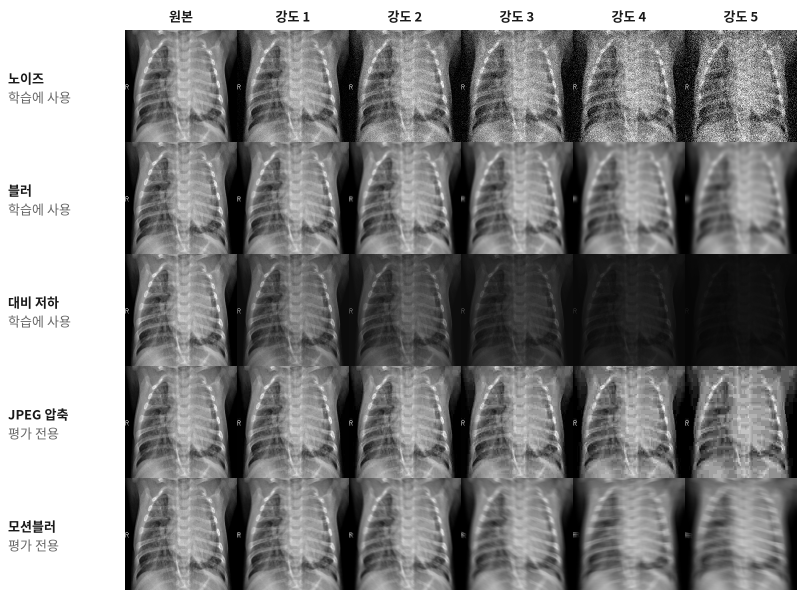
#> input picture improved/report/degrade_examples.png, 1594 x 1180 px, given as the content of the folder data/input/train/NORMAL, which was not available (shown at 1/2 size)
$ python data_stats.py   (older library calls are emulated)
#> lines starting #> are read from the running program, lines starting #| are printed output that depends on the picture
### improved/degrade.py
"""
degrade.py — 흉부 X-ray 열화(corruption) 함수 모음 + 벤치마크 정의

모든 함수 입력/출력: uint8 grayscale 또는 RGB numpy 배열 (H, W) 또는 (H, W, 3), 값 범위 0~255.
severity: 1(약) ~ 5(강). 0이면 원본 그대로 반환.

사용:
    from degrade import degrade, CORRUPTIONS, TRAIN_CORRUPTIONS, HOLDOUT_CORRUPTIONS
    img_bad = degrade(img, "gaussian_noise", severity=3)

설계 원칙
- TRAIN_CORRUPTIONS: 학습 증강에 써도 되는 열화
- HOLDOUT_CORRUPTIONS: 학습에 절대 쓰지 않고 평가에만 쓰는 열화 ("본 적 없는 열화" 일반화 측정)
"""
import numpy as np
import cv2

# ---------------------------------------------------------------------------
# 강도 테이블 (1~5). 값은 X-ray 150~224px 입력 기준으로 보정. 필요하면 조정.
# ---------------------------------------------------------------------------
_NOISE_SIGMA   = [0, 8, 16, 24, 36, 50]        # 가우시안 노이즈 표준편차 (0~255 스케일)
_BLUR_SIGMA    = [0, 0.6, 1.0, 1.5, 2.2, 3.0]  # 가우시안 블러 sigma (px)
_CONTRAST_F    = [1.0, 0.75, 0.55, 0.40, 0.28, 0.18]  # 대비 배율 (1 = 원본)
_GAMMA         = [1.0, 1.4, 1.8, 2.3, 2.9, 3.6]       # 감마 (>1 → 어두워짐, 저노출 흉내)
_JPEG_Q        = [100, 40, 25, 15, 10, 6]      # JPEG 품질
_MOTION_K      = [1, 3, 5, 9, 13, 17]          # 모션 블러 커널 길이 (px)


def _to_float(img):
    return img.astype(np.float32)


def _to_uint8(x):
    return np.clip(np.rint(x), 0, 255).astype(np.uint8)


def _rng(rng):
    # rng 미지정 시 전역 np.random 상태에서 파생 → np.random.seed() 로 평가 재현 가능
    return rng if rng is not None else np.random.default_rng(np.random.randint(2**31 - 1))


def gaussian_noise(img, s, rng=None):
    """저선량 촬영 시 양자 노이즈 근사."""
    rng = _rng(rng)
    noise = rng.normal(0.0, _NOISE_SIGMA[s], size=img.shape)
    return _to_uint8(_to_float(img) + noise)


def gaussian_blur(img, s, rng=None):
    """초점/미세 움직임에 의한 흐림."""
    sigma = _BLUR_SIGMA[s]
    if sigma <= 0:
        return img.copy()
    k = int(2 * round(3 * sigma) + 1)
    return cv2.GaussianBlur(img, (k, k), sigmaX=sigma, sigmaY=sigma)


def contrast(img, s, rng=None):
    """대비 저하 + 감마로 노출 차이 흉내 (장비·설정 편차)."""
    x = _to_float(img) / 255.0
    mean = x.mean()
    x = (x - mean) * _CONTRAST_F[s] + mean          # 대비 축소
    x = np.clip(x, 0, 1) ** _GAMMA[s]               # 감마 (어둡게)
    return _to_uint8(x * 255.0)


# [12 lines left out: function jpeg, not called in this run]


def motion_blur(img, s, rng=None):
    """방향성 모션 블러 (호흡/움직임). (홀드아웃)"""
    k = _MOTION_K[s]
    if k <= 1:
        return img.copy()
    kernel = np.zeros((k, k), dtype=np.float32)
    kernel[k // 2, :] = 1.0                          # 가로 방향
    angle = _rng(rng).uniform(-30, 30)               # 약간 랜덤 각도
    M = cv2.getRotationMatrix2D((k / 2 - 0.5, k / 2 - 0.5), angle, 1.0)
    kernel = cv2.warpAffine(kernel, M, (k, k))
    kernel /= kernel.sum() + 1e-8
    return cv2.filter2D(img, -1, kernel)


# ---------------------------------------------------------------------------
# 레지스트리
# ---------------------------------------------------------------------------
CORRUPTIONS = {
    "gaussian_noise": gaussian_noise,
    "gaussian_blur":  gaussian_blur,
    "contrast":       contrast,
    "jpeg":           jpeg,
    "motion_blur":    motion_blur,
}

TRAIN_CORRUPTIONS   = ["gaussian_noise", "gaussian_blur", "contrast"]
HOLDOUT_CORRUPTIONS = ["jpeg", "motion_blur"]
SEVERITIES          = [1, 2, 3, 4, 5]

assert set(TRAIN_CORRUPTIONS) | set(HOLDOUT_CORRUPTIONS) == set(CORRUPTIONS)
assert not set(TRAIN_CORRUPTIONS) & set(HOLDOUT_CORRUPTIONS)


# ---------------------------------------------------------------------------
# 추가 평가 전용 열화 (2026-11-26) — 학습 증강에는 절대 쓰지 않는다.
# "처음 보는 열화" 를 2종(JPEG·모션블러)에서 7종으로 늘려 일반화를 더 넓게 본다.
# 종류와 강도 값은 ImageNet-C (Hendrycks & Dietterich, ICLR 2019) 의 정의를 따르되
# 150px 입력에 맞춰 블러 반경만 줄였다. CORRUPTIONS 레지스트리와는 분리 → 기존 평가 결과는 그대로.
# ---------------------------------------------------------------------------
_SPECKLE_SIGMA = [0, 0.15, 0.20, 0.35, 0.45, 0.60]   # 곱셈 노이즈 표준편차 (ImageNet-C 값)
_SHOT_C        = [0, 60, 25, 12, 5, 3]               # 포아송 노이즈 광자 수 스케일 (ImageNet-C 값, 작을수록 강함)
_DEFOCUS_R     = [0, 1.0, 1.5, 2.5, 3.5, 5.0]        # 초점 흐림 원판 반경 (px)
_PIXELATE_F    = [1.0, 0.6, 0.5, 0.4, 0.3, 0.25]     # 해상도 축소 비율 (ImageNet-C 값)
_BRIGHT_ADD    = [0, 0.1, 0.2, 0.3, 0.4, 0.5]        # 밝기 증가량 (0~1 스케일, ImageNet-C 값) — 과다 노출


# [27 lines left out: functions speckle_noise, shot_noise, defocus_blur, pixelate, not called in this run]


def brightness(img, s, rng=None):
    """전체를 밝게 (과다 노출). 학습에 쓴 contrast 열화는 어둡게 만드는 방향이라 반대다."""
    return _to_uint8(_to_float(img) + _BRIGHT_ADD[s] * 255.0)


EXTRA_CORRUPTIONS = {
    "speckle_noise": speckle_noise,
    "shot_noise":    shot_noise,
    "defocus_blur":  defocus_blur,
    "pixelate":      pixelate,
    "brightness":    brightness,
}
assert not set(EXTRA_CORRUPTIONS) & set(CORRUPTIONS)


def degrade_extra(img, name, severity, rng=None):
    return img.copy() if severity == 0 else EXTRA_CORRUPTIONS[name](img, severity, rng=rng)


def degrade(img, name, severity, rng=None):
    """단일 열화 적용. severity 0 → 원본 복사. rng 를 주면 노이즈·모션 각도가 결정적."""
    if severity == 0:
        return img.copy()
    if name not in CORRUPTIONS:
        raise KeyError(f"unknown corruption: {name}")
    if not 1 <= severity <= 5:
        raise ValueError("severity must be 0..5")
    return CORRUPTIONS[name](img, severity, rng=rng)


_SEV_WEIGHTS = np.array([0.35, 0.30, 0.20, 0.15])   # severity 1,2,3,4 샘플링 비율


# [36 lines left out: functions random_train_degrade, apply_clahe, not called in this run]


# [22 lines that do not run on import are left out]

### improved/data_stats.py
"""
data_stats.py — 열화 강도표의 근거: 데이터셋 안에 자연적으로 존재하는 노이즈·대비 범위 측정

질문: "노이즈 σ=50, 대비 0.18 같은 강도 값은 자의적이지 않은가?"
답: Kaggle 영상 자체의 노이즈 수준과 대비 분포를 재서, 각 강도가 그 분포의 어디에 놓이는지 보인다.
   강도 1~2 가 데이터 내 하위 5~1% 영상 수준이면 "현실에 있는 열화", 3~5 는 "그보다 심한 조건" 으로 정당화.

측정 지표 (영상별, 224px 리사이즈 후)
  noise_sigma : Immerkær (1996) 빠른 노이즈 분산 추정 — 라플라시안 커널 응답의 평균 절대값 기반
  rms_contrast: 픽셀 표준편차 / 255
  mean_bright : 평균 밝기 / 255
  sharpness   : 라플라시안 분산 (블러 지표, 클수록 선명)

사용:
  python data_stats.py --data data/input --out results/data_stats
"""
import argparse, csv, os
import numpy as np
import cv2

from degrade import degrade, SEVERITIES

_LAP = np.array([[1, -2, 1], [-2, 4, -2], [1, -2, 1]], dtype=np.float32)


def noise_sigma(g):
    h, w = g.shape
    r = cv2.filter2D(g.astype(np.float32), -1, _LAP, borderType=cv2.BORDER_REFLECT)
    return float(np.sqrt(np.pi / 2) * np.abs(r).sum() / (6.0 * (w - 2) * (h - 2)))


def stats(g):
    return {"noise_sigma": noise_sigma(g), "rms_contrast": float(g.std() / 255.0),
            "mean_bright": float(g.mean() / 255.0),
            "sharpness": float(cv2.Laplacian(g, cv2.CV_32F).var())}


def main():
    ap = argparse.ArgumentParser()
    ap.add_argument("--data", default="data/input")
    ap.add_argument("--out", default="results/data_stats")
    ap.add_argument("--img-size", type=int, default=224)
    ap.add_argument("--max-per-class", type=int, default=2000)
    a = ap.parse_args()
    os.makedirs(os.path.dirname(a.out) or ".", exist_ok=True)

    rows = []
    for split in ["train", "test"]:
        for c in ["NORMAL", "PNEUMONIA"]:
            d = os.path.join(a.data, split, c)
            files = sorted(f for f in os.listdir(d) if f.lower().endswith((".jpeg", ".jpg", ".png")))[: a.max_per_class]
            for f in files:
                g = cv2.imread(os.path.join(d, f), cv2.IMREAD_GRAYSCALE)
#> g is the input picture: shape (1180, 1594); min 0, max 255, mean 129.4
                g = cv2.resize(g, (a.img_size, a.img_size), interpolation=cv2.INTER_AREA)
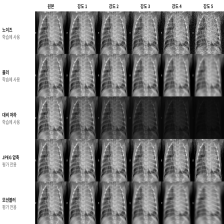
#> g: shape (224, 224); min 0, max 255, mean 129.4
                r = stats(g); r.update({"split": split, "cls": c, "file": f}); rows.append(r)
#> in noise_sigma, `r = cv2.filter2D(g.astype(np.float32), -1, _LAP, borderType=cv2.BORDER..`:
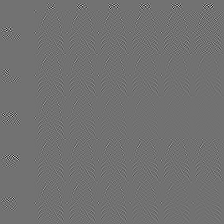
#> r: shape (224, 224) float32; min -390, max 482, mean 0; drawn with min black and max white
#> after `r = stats(g)`: r = {'noise_sigma': 4.03, 'rms_contrast': 0.306, 'mean_bright': 0.508, 'sharpness': 2316.8}
    with open(a.out + "_per_image.csv", "w", newline="") as fh:
        w = csv.DictWriter(fh, fieldnames=list(rows[0].keys())); w.writeheader(); w.writerows(rows)

    keys = ["noise_sigma", "rms_contrast", "mean_bright", "sharpness"]
    arr = {k: np.array([r[k] for r in rows]) for k in keys}
    pct = [1, 5, 25, 50, 75, 95, 99]
    print(f"영상 {len(rows)}장 ({a.img_size}px)\n{'metric':<14}" + "".join(f"{'p'+str(p):>9}" for p in pct))
    summary = {}
    for k in keys:
        v = np.percentile(arr[k], pct); summary[k] = dict(zip(pct, v))
        print(f"{k:<14}" + "".join(f"{x:>9.3f}" for x in v))

    # 중앙값 영상(대비 기준)에 각 열화를 가했을 때 지표가 어디로 가는지
    med_idx = int(np.argsort(arr["rms_contrast"])[len(rows) // 2])
    mr = rows[med_idx]
    g = cv2.imread(os.path.join(a.data, mr["split"], mr["cls"], mr["file"]), cv2.IMREAD_GRAYSCALE)
    g = cv2.resize(g, (a.img_size, a.img_size), interpolation=cv2.INTER_AREA)
    print(f"\n중앙값 영상에 열화 적용 시 지표 (원본: σ={noise_sigma(g):.2f}, 대비={g.std()/255:.3f}, 선명도={cv2.Laplacian(g, cv2.CV_32F).var():.0f})")
    print(f"{'corruption':<16}{'sev':>4}{'noise_sigma':>12}{'rms_contrast':>13}{'sharpness':>11}   데이터 내 백분위")
    sev_rows = []
    def pct_of(k, x, lower_is_worse):
        q = (arr[k] < x).mean() * 100
        return q
    for name, k, lower_worse in [("gaussian_noise", "noise_sigma", False), ("contrast", "rms_contrast", True),
                                  ("gaussian_blur", "sharpness", True), ("motion_blur", "sharpness", True)]:
        for s in SEVERITIES:
            np.random.seed(7 + s)
            st = stats(degrade(g, name, s))
            q = pct_of(k, st[k], lower_worse)
            note = (f"{k} 가 데이터의 {q:.1f}% 지점" if lower_worse else f"{k} 가 데이터의 {q:.1f}% 지점(상위 {100-q:.1f}%)")
            print(f"{name:<16}{s:>4}{st['noise_sigma']:>12.2f}{st['rms_contrast']:>13.3f}{st['sharpness']:>11.0f}   {note}")
            sev_rows.append({"corruption": name, "severity": s, **st, "metric": k, "percentile_in_data": q})
#> this loop made 4 passes
#> pass 1, in noise_sigma (call 6), `r = cv2.filter2D(g.astype(np.float32), -1, _LAP, borderType=cv2.BORDER..`:
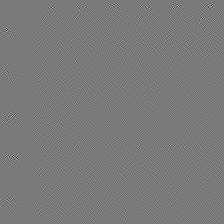
#> r: shape (224, 224) float32; min -460, max 500, mean 0; drawn with min black and max white
#> pass 1, in gaussian_noise (call 2), `noise = rng.normal(0.0, _NOISE_SIGMA[s], size=img.shape)`:
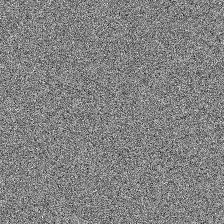
#> noise: shape (224, 224) float64; min -71.13, max 68.01, mean 0.1; drawn with min black and max white
#> pass 1, in noise_sigma (call 7), `r = cv2.filter2D(g.astype(np.float32), -1, _LAP, borderType=cv2.BORDER..`:
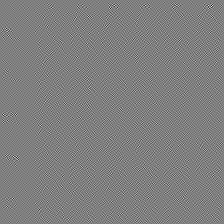
#> r: shape (224, 224) float32; min -579, max 578, mean 0; drawn with min black and max white
#> pass 1, in gaussian_noise (call 3), `noise = rng.normal(0.0, _NOISE_SIGMA[s], size=img.shape)`:
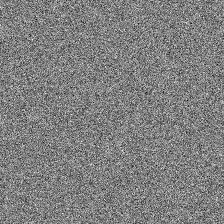
#> noise: shape (224, 224) float64; min -99.19, max 98.4, mean 0.1; drawn with min black and max white
    with open(a.out + "_severity_map.csv", "w", newline="") as fh:
        w = csv.DictWriter(fh, fieldnames=list(sev_rows[0].keys())); w.writeheader(); w.writerows(sev_rows)

    # 그림: 분포 히스토그램 + 강도 위치
    import matplotlib; matplotlib.use("Agg")
    import matplotlib.pyplot as plt
    fig, axes = plt.subplots(1, 3, figsize=(12, 3.4))
    for ax, (k, name, lab) in zip(axes, [("noise_sigma", "gaussian_noise", "noise σ (Immerkær)"),
                                         ("rms_contrast", "contrast", "RMS contrast"),
                                         ("sharpness", "gaussian_blur", "sharpness (Laplacian var)")]):
        ax.hist(arr[k], bins=50, color="0.6")
        for r in [r for r in sev_rows if r["corruption"] == name]:
            ax.axvline(r[k], color="C0", lw=1); ax.text(r[k], ax.get_ylim()[1] * 0.9, f"s{r['severity']}", color="C0", fontsize=8, ha="center")
        ax.set_title(f"{lab} — dataset vs. severity", fontsize=9); ax.set_xlabel(k)
        if k == "sharpness": ax.set_xscale("log")
    plt.tight_layout(); plt.savefig(a.out + ".png", dpi=140); plt.close()
#> after `plt.tight_layout()`:
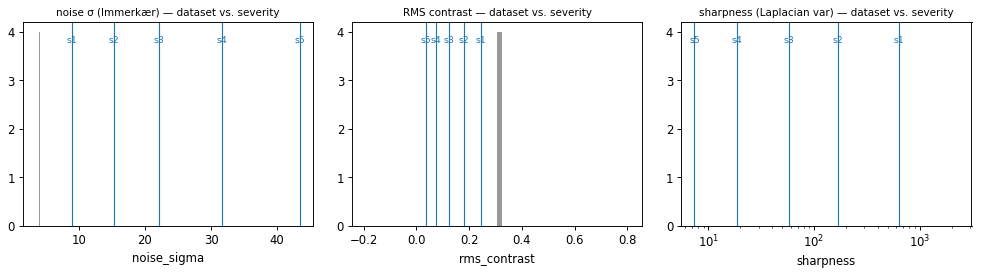
#> figure drawn by matplotlib, 3 panels; panel 1: tallest bar 4 high, from x = 4.03 to 4.05; panel 2: tallest bar 4 high, from x = 0.306 to 0.326; panel 3: tallest bar 4 high, from x = 2316.8 to 2316.8
    print("saved →", a.out + "_per_image.csv,", a.out + "_severity_map.csv,", a.out + ".png")


if __name__ == "__main__":
    main()
